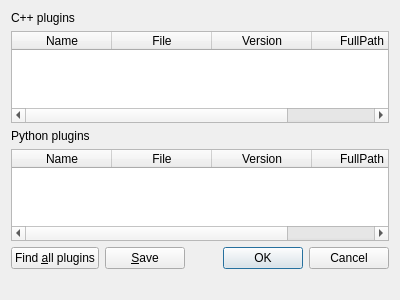
<?xml version="1.0" encoding="UTF-8"?>
<ui version="4.0">
 <class>PluginManagerDialog</class>
 <widget class="QDialog" name="PluginManagerDialog">
  <property name="geometry">
   <rect>
    <x>0</x>
    <y>0</y>
    <width>400</width>
    <height>300</height>
   </rect>
  </property>
  <property name="windowTitle">
   <string>Plugin Manager</string>
  </property>
  <property name="windowIcon">
   <iconset theme="preferences-plugin">
    <normaloff/>
   </iconset>
  </property>
  <layout class="QVBoxLayout" name="verticalLayout">
   <item>
    <widget class="QLabel" name="cppPluginHeader">
     <property name="text">
      <string>C++ plugins</string>
     </property>
    </widget>
   </item>
   <item>
    <widget class="QTableWidget" name="pluginList">
     <property name="contextMenuPolicy">
      <enum>Qt::CustomContextMenu</enum>
     </property>
     <property name="editTriggers">
      <set>QAbstractItemView::NoEditTriggers</set>
     </property>
     <column>
      <property name="text">
       <string>Name</string>
      </property>
     </column>
     <column>
      <property name="text">
       <string>File</string>
      </property>
     </column>
     <column>
      <property name="text">
       <string>Version</string>
      </property>
     </column>
     <column>
      <property name="text">
       <string>FullPath</string>
      </property>
     </column>
    </widget>
   </item>
   <item>
    <widget class="QLabel" name="pyPluginHeader">
     <property name="text">
      <string>Python plugins</string>
     </property>
    </widget>
   </item>
   <item>
    <widget class="QTableWidget" name="pypluginList">
     <property name="contextMenuPolicy">
      <enum>Qt::CustomContextMenu</enum>
     </property>
     <property name="editTriggers">
      <set>QAbstractItemView::NoEditTriggers</set>
     </property>
     <column>
      <property name="text">
       <string>Name</string>
      </property>
     </column>
     <column>
      <property name="text">
       <string>File</string>
      </property>
     </column>
     <column>
      <property name="text">
       <string>Version</string>
      </property>
     </column>
     <column>
      <property name="text">
       <string>FullPath</string>
      </property>
     </column>
    </widget>
   </item>
   <item>
    <layout class="QHBoxLayout" name="horizontalLayout_2">
     <item>
      <widget class="QPushButton" name="declareAllPluginsButton">
       <property name="text">
        <string>Find &amp;all plugins</string>
       </property>
      </widget>
     </item>
     <item>
      <widget class="QPushButton" name="saveButton">
       <property name="text">
        <string>&amp;Save</string>
       </property>
      </widget>
     </item>
     <item>
      <spacer name="horizontalSpacer">
       <property name="orientation">
        <enum>Qt::Horizontal</enum>
       </property>
       <property name="sizeHint" stdset="0">
        <size>
         <width>40</width>
         <height>20</height>
        </size>
       </property>
      </spacer>
     </item>
     <item>
      <widget class="QDialogButtonBox" name="pluginManagerButtonBox">
       <property name="orientation">
        <enum>Qt::Horizontal</enum>
       </property>
       <property name="standardButtons">
        <set>QDialogButtonBox::Cancel|QDialogButtonBox::Ok</set>
       </property>
      </widget>
     </item>
    </layout>
   </item>
   <item>
    <widget class="QLabel" name="pluginMessage">
     <property name="text">
      <string/>
     </property>
    </widget>
   </item>
  </layout>
 </widget>
 <resources/>
 <connections>
  <connection>
   <sender>pluginManagerButtonBox</sender>
   <signal>accepted()</signal>
   <receiver>PluginManagerDialog</receiver>
   <slot>accept()</slot>
   <hints>
    <hint type="sourcelabel">
     <x>248</x>
     <y>254</y>
    </hint>
    <hint type="destinationlabel">
     <x>157</x>
     <y>274</y>
    </hint>
   </hints>
  </connection>
  <connection>
   <sender>pluginManagerButtonBox</sender>
   <signal>rejected()</signal>
   <receiver>PluginManagerDialog</receiver>
   <slot>reject()</slot>
   <hints>
    <hint type="sourcelabel">
     <x>316</x>
     <y>260</y>
    </hint>
    <hint type="destinationlabel">
     <x>286</x>
     <y>274</y>
    </hint>
   </hints>
  </connection>
 </connections>
</ui>
